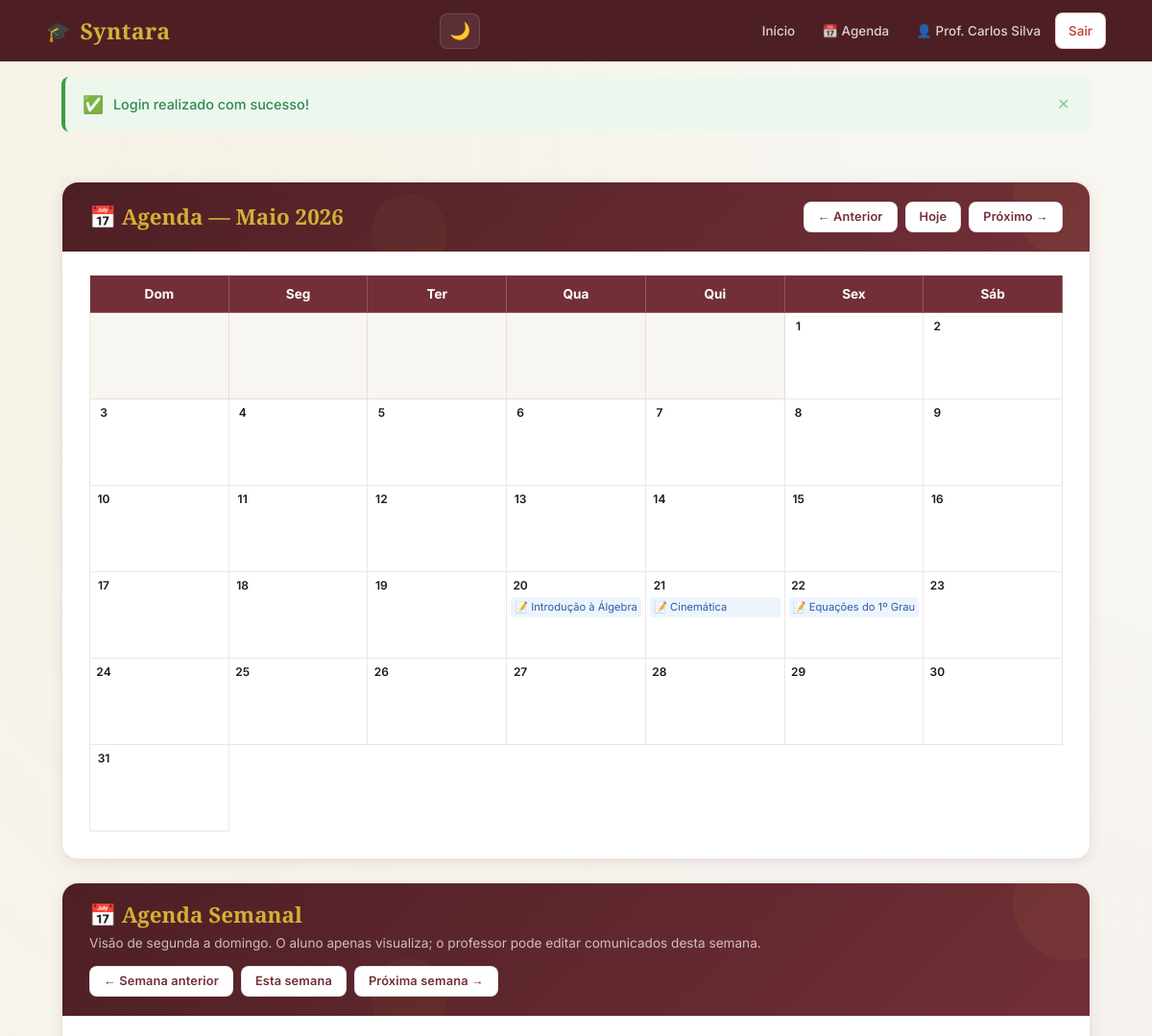
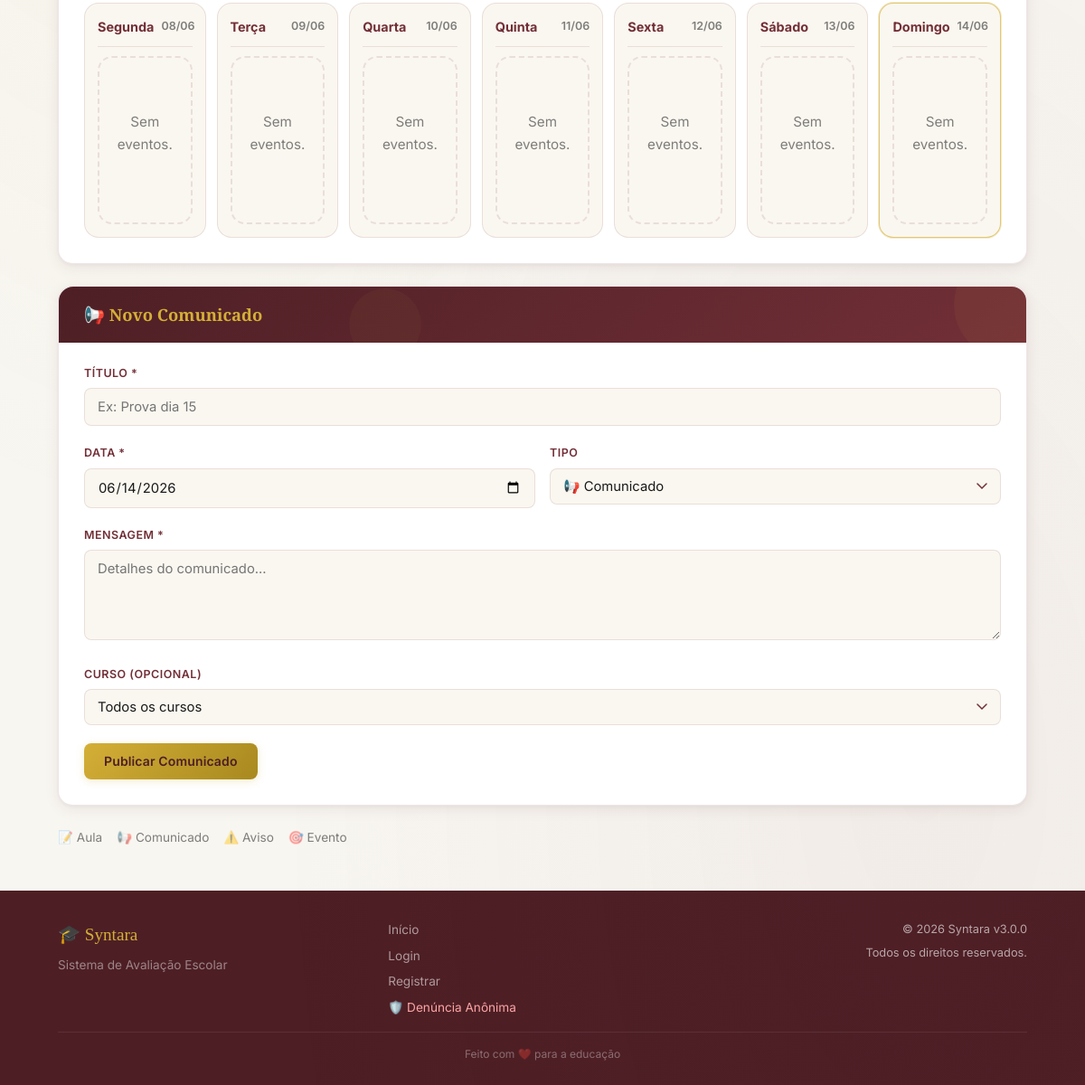
The page /agenda.php?mes=5&ano=2026 (signed in) on the database its author committed (2 pictures, top to bottom).
### tables this page shows
CREATE TABLE aulas (
    id INT PRIMARY KEY AUTO_INCREMENT, curso_id INT NOT NULL, titulo VARCHAR(200) NOT NULL, conteudo LONGTEXT,
    data_aula DATE NOT NULL DEFAULT (CURRENT_DATE), criado_em TIMESTAMP NOT NULL DEFAULT CURRENT_TIMESTAMP,
    atualizado_em TIMESTAMP NOT NULL DEFAULT CURRENT_TIMESTAMP ON UPDATE CURRENT_TIMESTAMP,
    FOREIGN KEY (curso_id) REFERENCES cursos(id) ON DELETE CASCADE ON UPDATE CASCADE,
    INDEX idx_aulas_curso (curso_id), INDEX idx_aulas_data (data_aula), INDEX idx_aulas_curso_data (curso_id, data_aula)
);

### includes/functions.php (called while the page is built, shortened)
<?php
function e(string $text): string
{
    return htmlspecialchars($text, ENT_QUOTES | ENT_HTML5, 'UTF-8');
}
function inputInt(string $key, int $default = 0): int
{
    $value = $_POST[$key] ?? $_GET[$key] ?? $default;
    return (int) filter_var($value, FILTER_SANITIZE_NUMBER_INT);
}

### agenda.php (the view, shortened to what this page needs)
<?php
require_once __DIR__ . '/includes/config.php';
require_once __DIR__ . '/includes/functions.php';
$usuarioId   = (int) $_SESSION['user_id'];
$professorId = $usuarioId;
$mesParam  = inputInt('mes');
$anoParam  = inputInt('ano');
$semanaParam = inputString('semana');
$hoje      = getdate();
$mesAtual  = max(1, min(12, $mesParam ?: $hoje['mon']));
$anoAtual  = max(2020, min(2099, $anoParam ?: $hoje['year']));
$mesAno = sprintf('%04d-%02d', $anoAtual, $mesAtual);
if ($semanaParam && preg_match('/^\d{4}-\d{2}-\d{2}$/', $semanaParam)) {
    $inicioSemana = $semanaParam;
} else {
    $inicioSemana = date('Y-m-d', strtotime('monday this week'));
}
$stmt = $pdo->prepare("SELECT id, nome FROM cursos WHERE professor_id = ? AND ativo = 1 ORDER BY nome");
$stmt->execute([$professorId]);
$cursos = $stmt->fetchAll();
$cursoIds = array_column($cursos, 'id');
$aulasPorDia = [];
if (!empty($cursoIds)) {
    $placeholders = implode(',', array_fill(0, count($cursoIds), '?'));
    $stmt = $pdo->prepare(
        "SELECT a.id, a.titulo, a.data_aula, a.curso_id, c.nome AS curso_nome
         FROM aulas a
         JOIN cursos c ON c.id = a.curso_id
         WHERE a.curso_id IN ($placeholders)
           AND a.data_aula LIKE ?
         ORDER BY a.data_aula ASC"
    );
    $params = array_merge($cursoIds, ["$mesAno-%"]);
    $stmt->execute($params);
    while ($row = $stmt->fetch()) {
        $dia = (int) substr($row['data_aula'], 8, 2);
        $aulasPorDia[$dia][] = $row;
    }
}
$comunicadosPorDia = [];
$comunicadosSemanaPorDia = [];
$aulasSemanaPorDia = [];
$editandoComunicado = null;
$primeiroDia   = mktime(0, 0, 0, $mesAtual, 1, $anoAtual);
$diaSemana     = (int) date('w', $primeiroDia);
$diasNoMes     = (int) date('t', $primeiroDia);
$mesAnterior = $mesAtual - 1;
$anoAnterior = $anoAtual;
$mesSeguinte = $mesAtual + 1;
$anoSeguinte = $anoAtual;
$nomeMeses = ['','Janeiro','Fevereiro','Março','Abril','Maio','Junho',
              'Julho','Agosto','Setembro','Outubro','Novembro','Dezembro'];
require __DIR__ . '/includes/header.php';
?>
<div class="container">
    <div class="card fade-in">
        <div class="card-header">
            <h2>📅 Agenda — <?= e($nomeMeses[$mesAtual]) ?> <?= $anoAtual ?></h2>
            <div class="flex" style="gap:8px;">
                <a class="btn btn-sm btn-secondary"
                   href="agenda.php?mes=<?= $mesAnterior ?>&ano=<?= $anoAnterior ?>">&larr; Anterior</a>
                <a class="btn btn-sm btn-secondary"
                   href="agenda.php?mes=<?= date('n') ?>&ano=<?= date('Y') ?>">Hoje</a>
                <a class="btn btn-sm btn-secondary"
                   href="agenda.php?mes=<?= $mesSeguinte ?>&ano=<?= $anoSeguinte ?>">Próximo &rarr;</a>
            </div>
        </div>
        <div class="calendar-grid">
            <div class="calendar-header">Dom</div>
            <div class="calendar-header">Seg</div>
            <div class="calendar-header">Ter</div>
            <div class="calendar-header">Qua</div>
            <div class="calendar-header">Qui</div>
            <div class="calendar-header">Sex</div>
            <div class="calendar-header">Sáb</div>
            <?php for ($i = 0; $i < $diaSemana; $i++): ?>
                <div class="calendar-day empty"></div>
            <?php endfor; ?>
            <?php for ($dia = 1; $dia <= $diasNoMes; $dia++):
                $ehHoje = ($dia === $hoje['mday'] && $mesAtual === $hoje['mon'] && $anoAtual === $hoje['year']);
                $temEvento = !empty($aulasPorDia[$dia]) || !empty($comunicadosPorDia[$dia]);
            ?>
                <div class="calendar-day <?= $ehHoje ? ' today' : '' ?> <?= $temEvento ? ' has-event' : '' ?>">
                    <span class="day-number"><?= $dia ?></span>
                    <?php foreach (($aulasPorDia[$dia] ?? []) as $aula): ?>
                        <div class="calendar-event aula" title="Aula: <?= e($aula['titulo']) ?> — <?= e($aula['curso_nome'] ?? '') ?>">
                            📝 <?= e(mb_strimwidth($aula['titulo'], 0, 28, '…')) ?>
                        </div>
                    <?php endforeach; ?>
                </div>
            <?php endfor; ?>
        </div>
    </div>
    <div class="card fade-in" style="animation-delay:0.05s;">
        <div class="card-header">
            <div>
                <h2>📅 Agenda Semanal</h2>
                <p class="text-muted text-sm">Visão de segunda a domingo. O aluno apenas visualiza; o professor pode editar comunicados desta semana.</p>
            </div>
            <div class="flex" style="gap:8px;">
                <a class="btn btn-sm btn-secondary" href="agenda.php?semana=<?= date('Y-m-d', strtotime($inicioSemana . ' -7 days')) ?>">&larr; Semana anterior</a>
                <a class="btn btn-sm btn-secondary" href="agenda.php?semana=<?= date('Y-m-d') ?>">Esta semana</a>
                <a class="btn btn-sm btn-secondary" href="agenda.php?semana=<?= date('Y-m-d', strtotime($inicioSemana . ' +7 days')) ?>">Próxima semana &rarr;</a>
            </div>
        </div>
        <div class="weekly-grid">
            <?php for ($diaSemana = 1; $diaSemana <= 7; $diaSemana++): ?>
                <?php
                $dataDia = date('Y-m-d', strtotime($inicioSemana . ' +' . ($diaSemana - 1) . ' days'));
                $diaLabel = date('d/m', strtotime($dataDia));
                $nomeDia = ['Segunda','Terça','Quarta','Quinta','Sexta','Sábado','Domingo'][$diaSemana - 1];
                $ehHojeSemana = ($dataDia === date('Y-m-d'));
                $temEventosSemana = !empty($aulasSemanaPorDia[$diaSemana]) || !empty($comunicadosSemanaPorDia[$diaSemana]);
                ?>
                <div class="weekly-day <?= $ehHojeSemana ? 'today' : '' ?> <?= $temEventosSemana ? 'has-event' : '' ?>">
                    <div class="weekly-day-header">
                        <strong><?= e($nomeDia) ?></strong>
                        <span><?= $diaLabel ?></span>
                                            </div>
                    <?php if (empty($aulasSemanaPorDia[$diaSemana]) && empty($comunicadosSemanaPorDia[$diaSemana])): ?>
                        <div class="empty-state weekly-empty">
                            <p>Sem eventos.</p>
                        </div>
                    <?php endif; ?>
                </div>
            <?php endfor; ?>
        </div>
    </div>
    <div class="card fade-in" style="animation-delay:0.1s;">
        <div class="card-header">
            <h3>📢 <?= $editandoComunicado ? 'Editar Comunicado' : 'Novo Comunicado' ?></h3>
        </div>
        <form method="POST">
            <div class="grid" style="grid-template-columns:1fr 1fr; gap:16px;">
                <div class="form-group">
                    <label>Título *</label>
                    <input type="text" name="titulo" maxlength="200" required placeholder="Ex: Prova dia 15" value="<?= e($editandoComunicado['titulo'] ?? '') ?>">
                </div>
                <div class="form-group" style="display:flex; gap:16px;">
                    <div style="flex:1;">
                        <label>Data *</label>
                        <input type="date" name="data_evento" required value="<?= e($editandoComunicado['data_evento'] ?? date('Y-m-d')) ?>">
                    </div>
                    <div style="flex:1;">
                        <label>Tipo</label>
                        <select name="comun_tipo">
                            <option value="comunicado" <?= ($editandoComunicado['tipo'] ?? 'comunicado') === 'comunicado' ? 'selected' : '' ?>>📢 Comunicado</option>
                        </select>
                    </div>
                </div>
            </div>
            <div class="grid" style="grid-template-columns:2fr 1fr; gap:16px;">
                <div class="form-group">
                    <label>Mensagem *</label>
                    <textarea name="mensagem" rows="3" required placeholder="Detalhes do comunicado..."><?= e($editandoComunicado['mensagem'] ?? '') ?></textarea>
                </div>
                <div class="form-group">
                    <label>Curso (opcional)</label>
                    <select name="curso_id">
                        <option value="0" <?= (($editandoComunicado['curso_id'] ?? 0) == 0) ? 'selected' : '' ?>>Todos os cursos</option>
                    </select>
                </div>
            </div>
            <div class="flex" style="gap:8px; flex-wrap:wrap;">
                <button type="submit" class="btn btn-primary"><?= $editandoComunicado ? 'Salvar Alterações' : 'Publicar Comunicado' ?></button>
            </div>
        </form>
    </div>
    <div class="fade-in" style="margin-top:12px; display:flex; gap:16px; flex-wrap:wrap; font-size:0.85rem; color:var(--text-muted);">
        <span>📝 Aula</span>
        <span>📢 Comunicado</span>
        <span>⚠️ Aviso</span>
        <span>🎯 Evento</span>
    </div>
</div>
<?php require __DIR__ . '/includes/footer.php'; ?>

### rows shown on the page
aulas: titulo "Introdução à Álgebra"
aulas: titulo "Cinemática"
aulas: titulo "Equações do 1º Grau"

### other values the page prints
SITE_NAME "Syntara"
$userName "Prof. Carlos Silva"
$flash['message'] "Login realizado com sucesso!"
$nomeMeses[$mesAtual] "Maio"
$anoAtual "2026"
$nomeDia "Segunda"
$diaLabel "08/06"
$nomeDia "Terça"
$diaLabel "09/06"
$nomeDia "Quarta"
$diaLabel "10/06"
$nomeDia "Quinta"
$diaLabel "11/06"
$nomeDia "Sexta"
$diaLabel "12/06"
